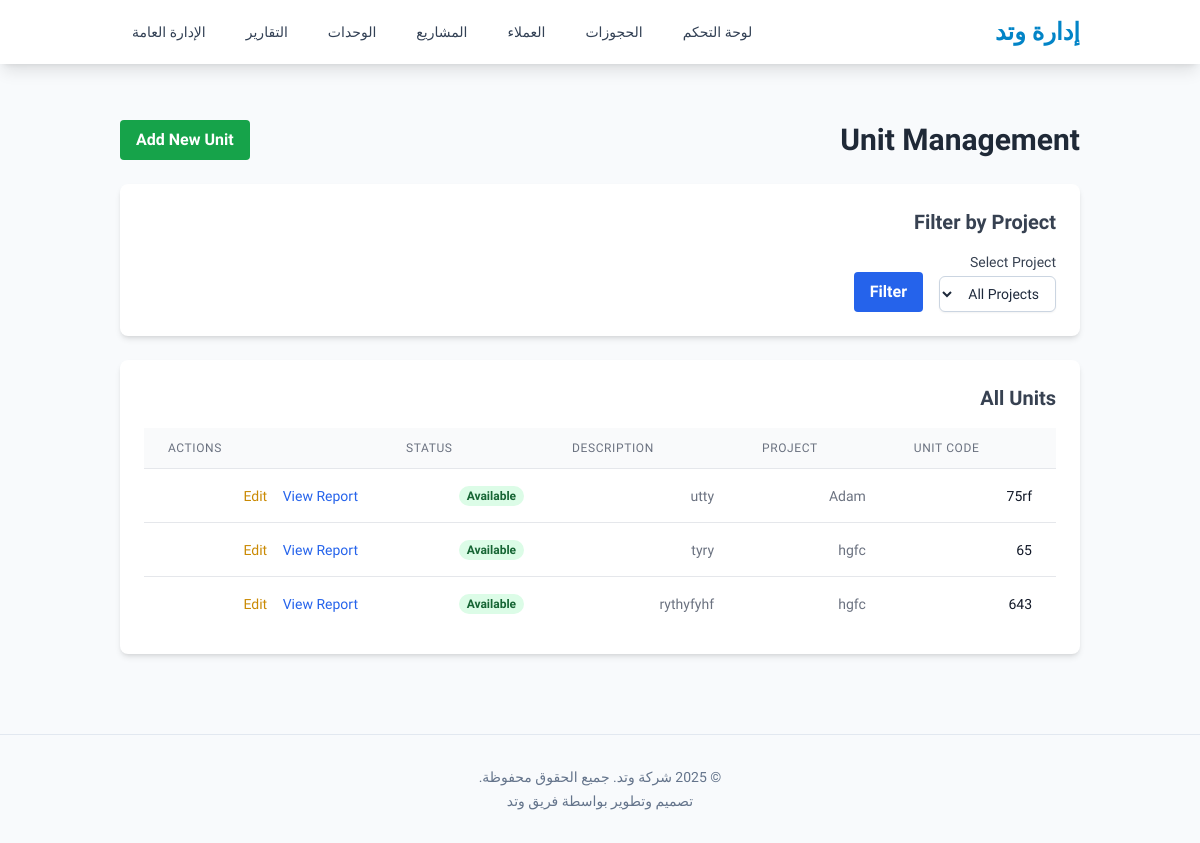
Screenshot of /units/ (signed in) with the database file from the repository.
### management/models.py (models this page shows, shortened)
class Unit(models.Model):
    class UnitStatus(models.TextChoices):
        AVAILABLE = 'available', _('Available')
        OCCUPIED = 'occupied', _('Occupied')
    project = models.ForeignKey(Project, related_name='units', on_delete=models.CASCADE, verbose_name=_("Project"))
    unit_code = models.CharField(_("Unit Code"), max_length=50, unique=True)
    price_per_day = models.DecimalField(_("Price Per Day (SAR)"), max_digits=10, decimal_places=2)
    description = models.TextField(_("Description"), blank=True)
    image = models.ImageField(_("Image"), upload_to='unit_images/', blank=True, null=True)
    status = models.CharField(_("Status"), max_length=10, choices=UnitStatus.choices, default=UnitStatus.AVAILABLE)
    class Meta:
        verbose_name = _("وحدة")
        verbose_name_plural = _("وحدات")

class Project(models.Model):
    project_code = models.CharField(_("Project Code"), max_length=50, unique=True)
    name = models.CharField(_("Project Name"), max_length=200)
    address = models.TextField(_("Address"))
    total_units = models.PositiveIntegerField(_("Total Units"))
    image = models.ImageField(_("Image"), upload_to='project_images/', blank=True, null=True)
    manager_name = models.CharField(_("Manager Name"), max_length=150)
    class Meta:
        verbose_name = _("مشروع")
        verbose_name_plural = _("مشاريع")

### management/views.py (the view)
# urls.py: path('units/', views.unit_list, name='unit_list'),
@login_required
def unit_list(request):
    units = Unit.objects.select_related("project").all()
    return render(request, "management/unit_list.html", {"units": units})

### templates/management/unit_list.html (shortened to what this page needs)
{% extends 'base.html' %}
{% block content %}
<div class="flex justify-between items-center mb-6">
    <h1 class="text-3xl font-bold text-gray-800">Unit Management</h1>
    <a href="{% url 'admin:management_unit_add' %}" class="bg-green-600 hover:bg-green-700 text-white font-bold py-2 px-4 rounded transition duration-300 ease-in-out">
        Add New Unit
    </a>
</div>
<div class="bg-white p-6 rounded-lg shadow-md mb-6">
    <h2 class="text-xl font-semibold text-gray-700 mb-4">Filter by Project</h2>
    <form method="get" class="flex items-end gap-4">
        <div>
            <label for="project_id" class="block text-sm font-medium text-gray-700">Select Project</label>
            <select name="project_id" id="project_id"
                    class="mt-1 block w-full px-3 py-2 bg-white border border-slate-300 rounded-md text-sm shadow-sm focus:outline-none focus:border-sky-500 focus:ring-1 focus:ring-sky-500">
                <option value="">All Projects</option>
            </select>
        </div>
        <button type="submit" class="bg-blue-600 hover:bg-blue-700 text-white font-bold py-2 px-4 rounded transition duration-300 ease-in-out">Filter</button>
    </form>
</div>
<div class="bg-white p-6 rounded-lg shadow-md overflow-x-auto">
    <h2 class="text-xl font-semibold text-gray-700 mb-4">All Units {% if request.GET.project_id %}for Selected Project{% endif %}</h2>
    {% if units %}
    <table class="min-w-full divide-y divide-gray-200">
        <thead class="bg-gray-50">
            <tr>
                <th scope="col" class="px-6 py-3 text-left text-xs font-medium text-gray-500 uppercase tracking-wider">Unit Code</th>
                <th scope="col" class="px-6 py-3 text-left text-xs font-medium text-gray-500 uppercase tracking-wider">Project</th>
                <th scope="col" class="px-6 py-3 text-left text-xs font-medium text-gray-500 uppercase tracking-wider">Description</th>
                <th scope="col" class="px-6 py-3 text-left text-xs font-medium text-gray-500 uppercase tracking-wider">Status</th>
                <th scope="col" class="px-6 py-3 text-left text-xs font-medium text-gray-500 uppercase tracking-wider">Actions</th>
            </tr>
        </thead>
        <tbody class="bg-white divide-y divide-gray-200">
            {% for unit in units %}
            <tr>
                <td class="px-6 py-4 whitespace-nowrap text-sm font-medium text-gray-900">{{ unit.unit_code }}</td>
                <td class="px-6 py-4 whitespace-nowrap text-sm text-gray-500">{{ unit.project.name }}</td>
                <td class="px-6 py-4 whitespace-nowrap text-sm text-gray-500">{{ unit.description|truncatechars:50 }}</td>
                <td class="px-6 py-4 whitespace-nowrap text-sm">
                    <span class="px-2 inline-flex text-xs leading-5 font-semibold rounded-full
                        {% if unit.status == 'available' %} bg-green-100 text-green-800
                        {% elif unit.status == 'occupied' %} bg-yellow-100 text-yellow-800
                        {% else %} bg-gray-100 text-gray-800 {% endif %}">
                        {{ unit.get_status_display }}
                    </span>
                </td>
                <td class="px-6 py-4 whitespace-nowrap text-sm font-medium">
                    <a href="{% url 'admin:management_unit_change' unit.id %}" class="text-yellow-600 hover:text-yellow-900 mr-3">Edit</a>
                    <a href="{% url 'management:unit_report' %}?unit_id={{ unit.id }}" class="text-blue-600 hover:text-blue-900">View Report</a>
                </td>
            </tr>
            {% endfor %}
        </tbody>
    </table>
    {% else %}
    <p class="text-gray-600 mt-4">No units found. Use the "Add New Unit" button to create your first unit.</p>
    {% endif %}
</div>
{% endblock %}

### templates/base.html (style rules this page uses)
body { font-family: 'Tajawal', 'Inter', sans-serif; -webkit-font-smoothing: antialiased; -moz-osx-font-smoothing: grayscale; }

### rows the page displays
Unit: unit_code "75rf", project.name "Adam", description "utty", status "Available"
Unit: unit_code "65", project.name "hgfc", description "tyry", status "Available"
Unit: unit_code "643", project.name "hgfc", description "rythyfyhf", status "Available"
